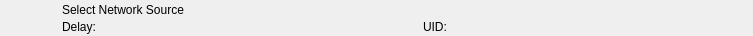
<?xml version="1.0" encoding="UTF-8"?>
<ui version="4.0">
 <class>RundownNetworkSourceWidget</class>
 <widget class="QWidget" name="RundownNetworkSourceWidget">
  <property name="geometry">
   <rect>
    <x>0</x>
    <y>0</y>
    <width>753</width>
    <height>36</height>
   </rect>
  </property>
  <layout class="QHBoxLayout" name="horizontalLayout">
   <property name="spacing">
    <number>0</number>
   </property>
   <property name="margin">
    <number>0</number>
   </property>
   <item>
    <widget class="QFrame" name="frameItem">
     <property name="sizePolicy">
      <sizepolicy hsizetype="Preferred" vsizetype="Fixed">
       <horstretch>0</horstretch>
       <verstretch>0</verstretch>
      </sizepolicy>
     </property>
     <property name="minimumSize">
      <size>
       <width>0</width>
       <height>36</height>
      </size>
     </property>
     <widget class="QLabel" name="labelIcon">
      <property name="geometry">
       <rect>
        <x>22</x>
        <y>2</y>
        <width>32</width>
        <height>32</height>
       </rect>
      </property>
      <property name="text">
       <string/>
      </property>
      <property name="pixmap">
       <pixmap resource="../../Widgets.qrc">:/Graphics/Images/TriCaster/SelectNetworkSource.png</pixmap>
      </property>
      <property name="scaledContents">
       <bool>true</bool>
      </property>
     </widget>
     <widget class="QLabel" name="labelLabel">
      <property name="geometry">
       <rect>
        <x>62</x>
        <y>2</y>
        <width>561</width>
        <height>16</height>
       </rect>
      </property>
      <property name="text">
       <string>Select Network Source</string>
      </property>
     </widget>
     <widget class="QLabel" name="labelColor">
      <property name="geometry">
       <rect>
        <x>0</x>
        <y>0</y>
        <width>18</width>
        <height>36</height>
       </rect>
      </property>
      <property name="text">
       <string/>
      </property>
     </widget>
     <widget class="QLabel" name="labelGroupColor">
      <property name="geometry">
       <rect>
        <x>0</x>
        <y>0</y>
        <width>6</width>
        <height>36</height>
       </rect>
      </property>
      <property name="text">
       <string/>
      </property>
     </widget>
     <widget class="QLabel" name="labelDevice">
      <property name="geometry">
       <rect>
        <x>154</x>
        <y>19</y>
        <width>260</width>
        <height>16</height>
       </rect>
      </property>
      <property name="text">
       <string></string>
      </property>
     </widget>
     <widget class="QLabel" name="labelDelay">
      <property name="geometry">
       <rect>
        <x>62</x>
        <y>19</y>
        <width>83</width>
        <height>16</height>
       </rect>
      </property>
      <property name="text">
       <string>Delay:</string>
      </property>
     </widget>
     <widget class="QLabel" name="labelRemoteTriggerId">
      <property name="geometry">
       <rect>
        <x>423</x>
        <y>19</y>
        <width>111</width>
        <height>16</height>
       </rect>
      </property>
      <property name="text">
       <string>UID:</string>
      </property>
     </widget>
    </widget>
   </item>
   <item>
    <widget class="QFrame" name="frameStatus">
     <property name="minimumSize">
      <size>
       <width>77</width>
       <height>0</height>
      </size>
     </property>
     <property name="maximumSize">
      <size>
       <width>77</width>
       <height>16777215</height>
      </size>
     </property>
     <widget class="QLabel" name="labelGpiConnected">
      <property name="geometry">
       <rect>
        <x>1</x>
        <y>2</y>
        <width>32</width>
        <height>32</height>
       </rect>
      </property>
      <property name="minimumSize">
       <size>
        <width>32</width>
        <height>32</height>
       </size>
      </property>
      <property name="maximumSize">
       <size>
        <width>32</width>
        <height>32</height>
       </size>
      </property>
      <property name="lineWidth">
       <number>0</number>
      </property>
      <property name="text">
       <string/>
      </property>
      <property name="pixmap">
       <pixmap resource="../../Widgets.qrc">:/Graphics/Images/GpiConnected.png</pixmap>
      </property>
      <property name="scaledContents">
       <bool>true</bool>
      </property>
     </widget>
     <widget class="QLabel" name="labelDisconnected">
      <property name="geometry">
       <rect>
        <x>32</x>
        <y>2</y>
        <width>32</width>
        <height>32</height>
       </rect>
      </property>
      <property name="minimumSize">
       <size>
        <width>32</width>
        <height>32</height>
       </size>
      </property>
      <property name="maximumSize">
       <size>
        <width>32</width>
        <height>32</height>
       </size>
      </property>
      <property name="text">
       <string/>
      </property>
      <property name="pixmap">
       <pixmap resource="../../Widgets.qrc">:/Graphics/Images/Disconnected.png</pixmap>
      </property>
      <property name="scaledContents">
       <bool>true</bool>
      </property>
     </widget>
     <widget class="QLabel" name="labelActiveColor">
      <property name="geometry">
       <rect>
        <x>69</x>
        <y>0</y>
        <width>8</width>
        <height>36</height>
       </rect>
      </property>
      <property name="minimumSize">
       <size>
        <width>8</width>
        <height>36</height>
       </size>
      </property>
      <property name="maximumSize">
       <size>
        <width>8</width>
        <height>36</height>
       </size>
      </property>
      <property name="text">
       <string/>
      </property>
     </widget>
    </widget>
   </item>
  </layout>
 </widget>
 <resources>
  <include location="../../Widgets.qrc"/>
 </resources>
 <connections/>
 <slots>
  <slot>addToCombo()</slot>
 </slots>
</ui>
